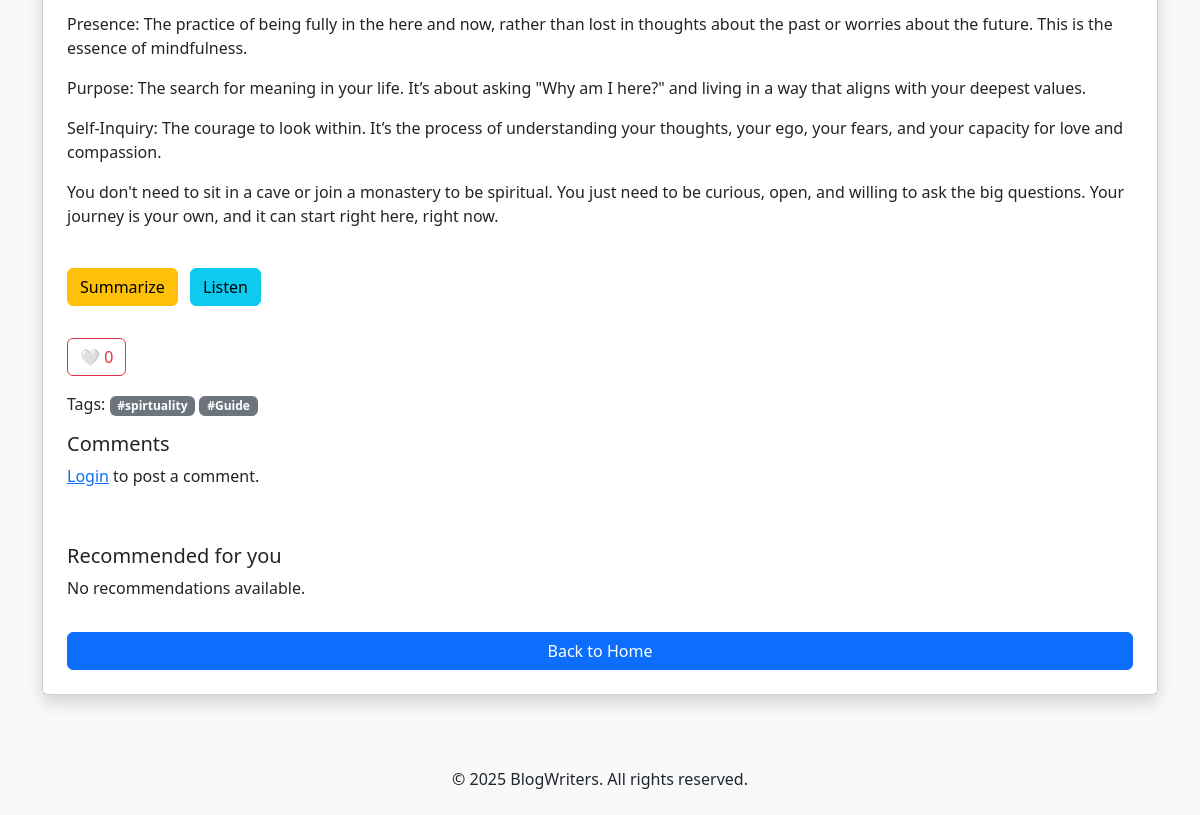
The app's page /blog/21/ (lower part), older data.
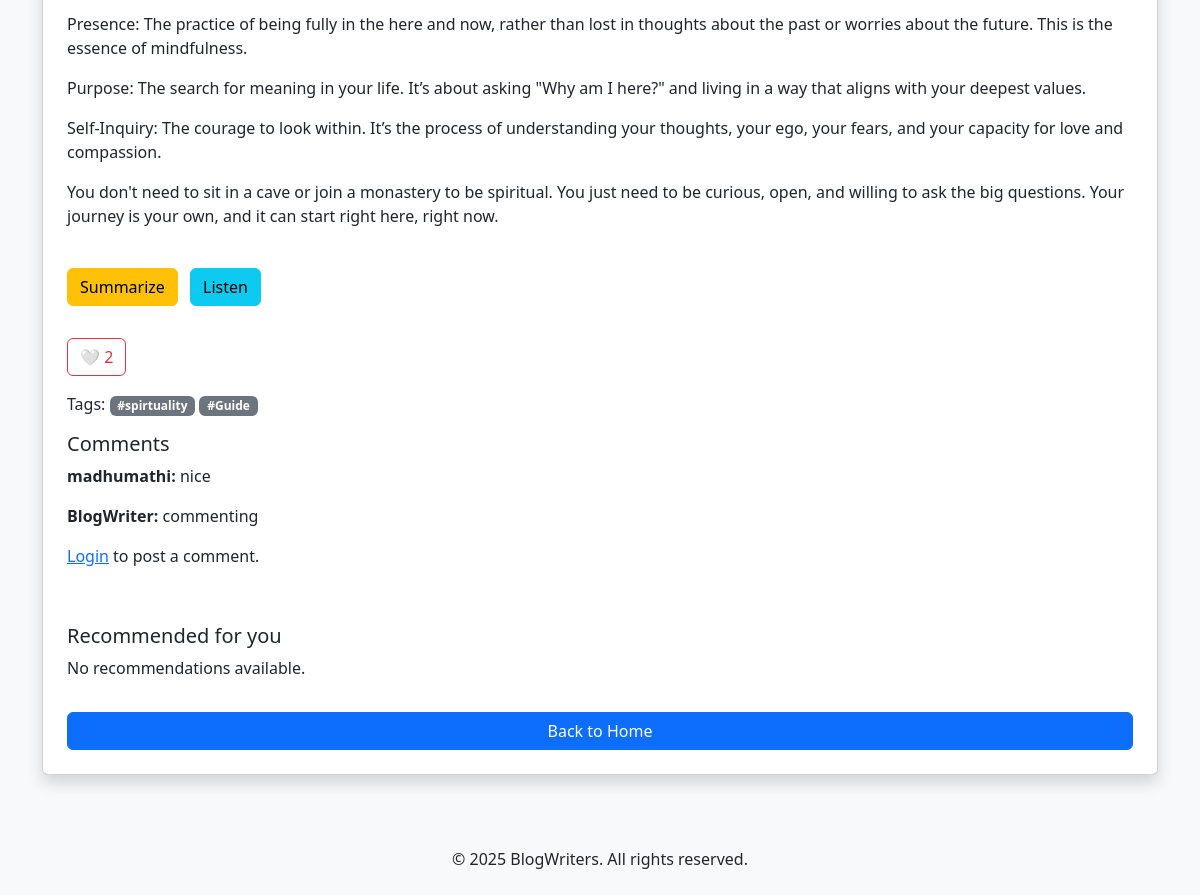
The same page, newer data.
### BlogWriter/models.py (models this page shows, shortened)
class BlogPost(models.Model):
    title = models.CharField(max_length=200)
    content = models.TextField()
    summary = models.TextField(blank=True, null=True)
    tags = models.ManyToManyField('Tag', related_name="posts")
    author = models.ForeignKey(User, on_delete=models.CASCADE)
    created_at = models.DateTimeField(auto_now_add=True)
    updated_at = models.DateTimeField(auto_now=True)
    def word_count(self):
        return len(self.content.split())
    def reading_time(self):
        return max(1, round(self.word_count() / 200))

class Tag(models.Model):
    name = models.CharField(max_length=50, unique=True)

class Comment(models.Model):
    post = models.ForeignKey(BlogPost, on_delete=models.CASCADE, related_name='comments')
    author = models.ForeignKey(User, on_delete=models.CASCADE)
    content = models.TextField()
    created_at = models.DateTimeField(auto_now_add=True)

### BlogWriter/views.py (the view)
# urls.py: path("blog/<int:blog_id>/", BlogDetail, name="BlogDetail"),
def BlogDetail(request, blog_id):
    blog = get_object_or_404(BlogPost, id=blog_id)
    related_blogs = []
    first_tag = blog.tags.first()
    if first_tag:
        related_blogs = first_tag.posts.exclude(id=blog.id)[:3]
    comments = Comment.objects.filter(post=blog).order_by('-created_at')
    user_liked = False
    if request.user.is_authenticated:
        user_liked = Like.objects.filter(post=blog, user=request.user).exists()
    return render(request, "BlogDetail.html", {
        "blog": blog,
        "related_blogs": related_blogs,
        "comments": comments,
        "user_liked": user_liked
    })

### templates/BlogDetail.html (shortened to what this page needs)
{% extends "base.html" %}
{% block content %}
<div class="card shadow p-4">
    <div class="card-text mb-4">{{ blog.content|linebreaks }}</div>
    <div class="mb-4">
        <button id="tldr-btn" class="btn btn-warning me-2">Summarize</button>
        <button id="tts-btn" class="btn btn-info">Listen</button>
    </div>
    <div class="mb-3">
        <button id="like-btn" class="btn btn-outline-danger">
            <span id="like-icon">{% if user_liked %}❤️{% else %}🤍{% endif %}</span>
            <span id="like-count">{{ blog.likes.count }}</span>
        </button>
    </div>
    {% if blog.tags.all %}
    <p>
        Tags:
        {% for tag in blog.tags.all %}
            <span class="badge bg-secondary">{{ tag.name }}</span>
        {% endfor %}
    </p>
    {% endif %}
    <div class="mb-3">
        <h5>Comments</h5>
        <div id="comments-list">
            {% for comment in comments %}
                <p><strong>{{ comment.author.username }}:</strong> {{ comment.content }}</p>
            {% endfor %}
        </div>
        {% if user.is_authenticated %}
            <textarea id="comment-input" class="form-control mb-2" placeholder="Write a comment..."></textarea>
            <button id="comment-btn" class="btn btn-primary">Post Comment</button>
        {% else %}
            <p><a href="{% url 'login' %}">Login</a> to post a comment.</p>
        {% endif %}
    </div>
    <h5 class="mt-4">Recommended for you</h5>
    <div class="row">
        {% for related in related_blogs %}
        <div class="col-md-4 mb-3">
            <div class="card">
                <div class="card-body">
                    <a href="{% url 'BlogDetail' related.id %}" class="text-dark text-decoration-none">{{ related.title }}</a>
                </div>
            </div>
        </div>
        {% empty %}
            <p>No recommendations available.</p>
        {% endfor %}
    </div>
    <a href="{% url 'HomePage' %}" class="btn btn-primary mt-3">Back to Home</a>
</div>
{% endblock %}

Row changes from the older to the newer data that the page shows:
computed for BlogPost: likes.count "0" → "2"
added Comment: author.username "madhumathi", content "nice"
added Comment: author.username "BlogWriter", content "commenting"
